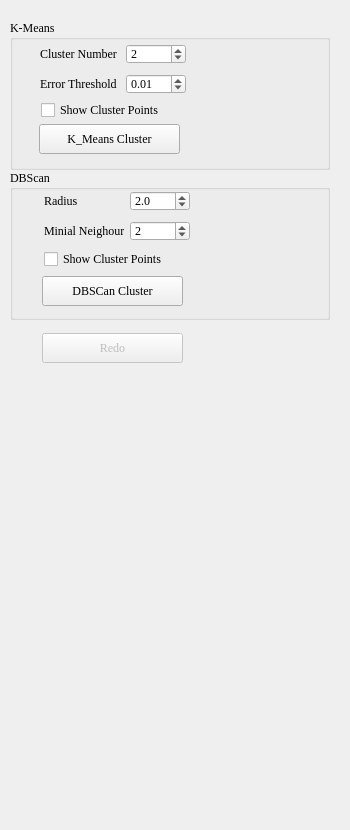
<?xml version="1.0" encoding="UTF-8"?>
<ui version="4.0">
 <class>FormCluster</class>
 <widget class="QWidget" name="FormCluster">
  <property name="geometry">
   <rect>
    <x>0</x>
    <y>0</y>
    <width>350</width>
    <height>830</height>
   </rect>
  </property>
  <property name="font">
   <font>
    <family>Times New Roman</family>
   </font>
  </property>
  <property name="windowTitle">
   <string>Cluster Classes</string>
  </property>
  <widget class="QGroupBox" name="groupBox">
   <property name="geometry">
    <rect>
     <x>10</x>
     <y>20</y>
     <width>320</width>
     <height>150</height>
    </rect>
   </property>
   <property name="minimumSize">
    <size>
     <width>320</width>
     <height>150</height>
    </size>
   </property>
   <property name="maximumSize">
    <size>
     <width>320</width>
     <height>150</height>
    </size>
   </property>
   <property name="title">
    <string>K-Means</string>
   </property>
   <widget class="QWidget" name="layoutWidget">
    <property name="geometry">
     <rect>
      <x>30</x>
      <y>23</y>
      <width>148</width>
      <height>22</height>
     </rect>
    </property>
    <layout class="QHBoxLayout" name="horizontalLayout_7">
     <item>
      <widget class="QLabel" name="labelThickNess_2">
       <property name="minimumSize">
        <size>
         <width>80</width>
         <height>20</height>
        </size>
       </property>
       <property name="maximumSize">
        <size>
         <width>80</width>
         <height>20</height>
        </size>
       </property>
       <property name="text">
        <string>Cluster Number</string>
       </property>
      </widget>
     </item>
     <item>
      <widget class="QSpinBox" name="spinBoxClusterNumber">
       <property name="minimumSize">
        <size>
         <width>60</width>
         <height>20</height>
        </size>
       </property>
       <property name="maximumSize">
        <size>
         <width>60</width>
         <height>20</height>
        </size>
       </property>
       <property name="minimum">
        <number>1</number>
       </property>
       <property name="maximum">
        <number>10</number>
       </property>
       <property name="singleStep">
        <number>1</number>
       </property>
       <property name="value">
        <number>2</number>
       </property>
      </widget>
     </item>
    </layout>
   </widget>
   <widget class="QPushButton" name="pushButtonK_Means">
    <property name="enabled">
     <bool>true</bool>
    </property>
    <property name="geometry">
     <rect>
      <x>29</x>
      <y>104</y>
      <width>141</width>
      <height>30</height>
     </rect>
    </property>
    <property name="minimumSize">
     <size>
      <width>130</width>
      <height>30</height>
     </size>
    </property>
    <property name="text">
     <string>K_Means Cluster</string>
    </property>
   </widget>
   <widget class="QCheckBox" name="checkBox_ShowK_MenasCluster">
    <property name="geometry">
     <rect>
      <x>31</x>
      <y>80</y>
      <width>135</width>
      <height>20</height>
     </rect>
    </property>
    <property name="minimumSize">
     <size>
      <width>135</width>
      <height>20</height>
     </size>
    </property>
    <property name="maximumSize">
     <size>
      <width>135</width>
      <height>20</height>
     </size>
    </property>
    <property name="text">
     <string>Show Cluster Points</string>
    </property>
   </widget>
   <widget class="QWidget" name="layoutWidget_8">
    <property name="geometry">
     <rect>
      <x>30</x>
      <y>53</y>
      <width>148</width>
      <height>22</height>
     </rect>
    </property>
    <layout class="QHBoxLayout" name="horizontalLayout_14">
     <item>
      <widget class="QLabel" name="labelThickNess_9">
       <property name="minimumSize">
        <size>
         <width>80</width>
         <height>20</height>
        </size>
       </property>
       <property name="maximumSize">
        <size>
         <width>80</width>
         <height>20</height>
        </size>
       </property>
       <property name="text">
        <string>Error Threshold</string>
       </property>
      </widget>
     </item>
     <item>
      <widget class="QDoubleSpinBox" name="doubleSpinBoxThresold">
       <property name="minimumSize">
        <size>
         <width>60</width>
         <height>20</height>
        </size>
       </property>
       <property name="maximumSize">
        <size>
         <width>60</width>
         <height>20</height>
        </size>
       </property>
       <property name="toolTip">
        <string/>
       </property>
       <property name="statusTip">
        <string>The thresold for the end of the iteration </string>
       </property>
       <property name="whatsThis">
        <string>The thresold for the end of the iteration </string>
       </property>
       <property name="decimals">
        <number>2</number>
       </property>
       <property name="minimum">
        <double>0.000000000000000</double>
       </property>
       <property name="maximum">
        <double>1.000000000000000</double>
       </property>
       <property name="singleStep">
        <double>0.005000000000000</double>
       </property>
       <property name="value">
        <double>0.010000000000000</double>
       </property>
      </widget>
     </item>
    </layout>
   </widget>
  </widget>
  <widget class="QGroupBox" name="groupBox_2">
   <property name="geometry">
    <rect>
     <x>10</x>
     <y>170</y>
     <width>320</width>
     <height>150</height>
    </rect>
   </property>
   <property name="minimumSize">
    <size>
     <width>320</width>
     <height>150</height>
    </size>
   </property>
   <property name="maximumSize">
    <size>
     <width>320</width>
     <height>150</height>
    </size>
   </property>
   <property name="title">
    <string>DBScan</string>
   </property>
   <widget class="QPushButton" name="pushButtonDBScan">
    <property name="enabled">
     <bool>true</bool>
    </property>
    <property name="geometry">
     <rect>
      <x>32</x>
      <y>106</y>
      <width>141</width>
      <height>30</height>
     </rect>
    </property>
    <property name="minimumSize">
     <size>
      <width>130</width>
      <height>30</height>
     </size>
    </property>
    <property name="text">
     <string>DBSCan Cluster</string>
    </property>
   </widget>
   <widget class="QCheckBox" name="checkBox_ShowK_DBSCluster">
    <property name="geometry">
     <rect>
      <x>34</x>
      <y>79</y>
      <width>135</width>
      <height>20</height>
     </rect>
    </property>
    <property name="minimumSize">
     <size>
      <width>135</width>
      <height>20</height>
     </size>
    </property>
    <property name="maximumSize">
     <size>
      <width>135</width>
      <height>20</height>
     </size>
    </property>
    <property name="text">
     <string>Show Cluster Points</string>
    </property>
   </widget>
   <widget class="QWidget" name="layoutWidget_5">
    <property name="geometry">
     <rect>
      <x>34</x>
      <y>50</y>
      <width>148</width>
      <height>22</height>
     </rect>
    </property>
    <layout class="QHBoxLayout" name="horizontalLayout_11">
     <item>
      <widget class="QLabel" name="labelThickNess_6">
       <property name="minimumSize">
        <size>
         <width>80</width>
         <height>20</height>
        </size>
       </property>
       <property name="maximumSize">
        <size>
         <width>80</width>
         <height>20</height>
        </size>
       </property>
       <property name="statusTip">
        <string>The number of successive sections for tangent plane calculation</string>
       </property>
       <property name="text">
        <string>Minial Neighour</string>
       </property>
      </widget>
     </item>
     <item>
      <widget class="QSpinBox" name="spinBoxMinialPoints">
       <property name="minimumSize">
        <size>
         <width>60</width>
         <height>20</height>
        </size>
       </property>
       <property name="maximumSize">
        <size>
         <width>60</width>
         <height>20</height>
        </size>
       </property>
       <property name="minimum">
        <number>1</number>
       </property>
       <property name="maximum">
        <number>20</number>
       </property>
       <property name="singleStep">
        <number>1</number>
       </property>
       <property name="value">
        <number>2</number>
       </property>
      </widget>
     </item>
    </layout>
   </widget>
   <widget class="QWidget" name="layoutWidget">
    <property name="geometry">
     <rect>
      <x>34</x>
      <y>20</y>
      <width>148</width>
      <height>22</height>
     </rect>
    </property>
    <layout class="QHBoxLayout" name="horizontalLayout">
     <item>
      <widget class="QLabel" name="labelThickNess_7">
       <property name="minimumSize">
        <size>
         <width>80</width>
         <height>20</height>
        </size>
       </property>
       <property name="maximumSize">
        <size>
         <width>80</width>
         <height>20</height>
        </size>
       </property>
       <property name="statusTip">
        <string>The number of successive sections for tangent plane calculation</string>
       </property>
       <property name="text">
        <string>Radius</string>
       </property>
      </widget>
     </item>
     <item>
      <widget class="QDoubleSpinBox" name="spinBoxRadius">
       <property name="minimumSize">
        <size>
         <width>60</width>
         <height>20</height>
        </size>
       </property>
       <property name="maximumSize">
        <size>
         <width>60</width>
         <height>20</height>
        </size>
       </property>
       <property name="decimals">
        <number>1</number>
       </property>
       <property name="minimum">
        <double>0.000000000000000</double>
       </property>
       <property name="maximum">
        <double>20.000000000000000</double>
       </property>
       <property name="singleStep">
        <double>0.100000000000000</double>
       </property>
       <property name="value">
        <double>2.000000000000000</double>
       </property>
      </widget>
     </item>
    </layout>
   </widget>
  </widget>
  <widget class="QPushButton" name="pushButton_Redo">
   <property name="enabled">
    <bool>false</bool>
   </property>
   <property name="geometry">
    <rect>
     <x>42</x>
     <y>333</y>
     <width>141</width>
     <height>30</height>
    </rect>
   </property>
   <property name="minimumSize">
    <size>
     <width>130</width>
     <height>30</height>
    </size>
   </property>
   <property name="text">
    <string>Redo</string>
   </property>
  </widget>
 </widget>
 <resources/>
 <connections/>
</ui>
